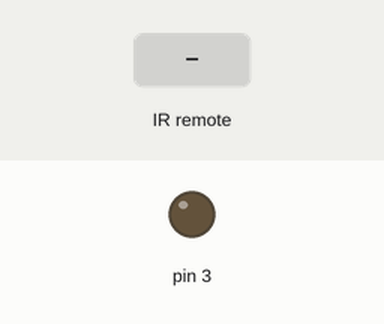
Simulated run of this sketch. Board: Arduino Uno, built with avr-gcc and run on an emulated ATmega328P. Shown: output pins drawn as LEDs (lit = HIGH). The test bench sets the inputs (shaded band).

Above: at 1.2 s.
1.3 s: infrared code 0xFF9867 received
At 2.3 s:
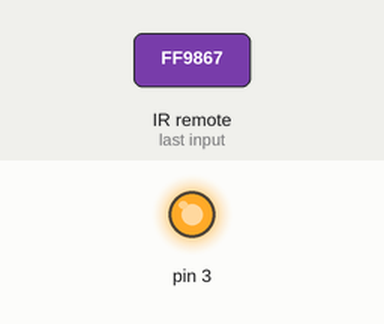
Timing chart, 0 to 4.3 s (numbered marks = the images above; inputs shaded):
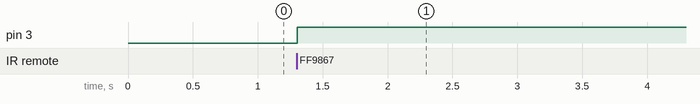

The sketch:

sketch_jul14a.ino
```cpp
#include <IRremote.h>
int RECV_PIN = 2;
IRrecv irrecv(RECV_PIN);
decode_results results;
void setup() {
irrecv.enableIRIn();// put your setup code here, to run once:
pinMode(3,OUTPUT);
}
void loop() {
if (irrecv.decode(&results)) {
if (results.value == 16750695){
digitalWrite(3,!digitalRead(3));
}
irrecv.resume(); // put your main code here, to run repeatedly:
}
delay(100);
}
```

Measured:
- after the input at 1.3 s, pin 3: LOW → HIGH at once
